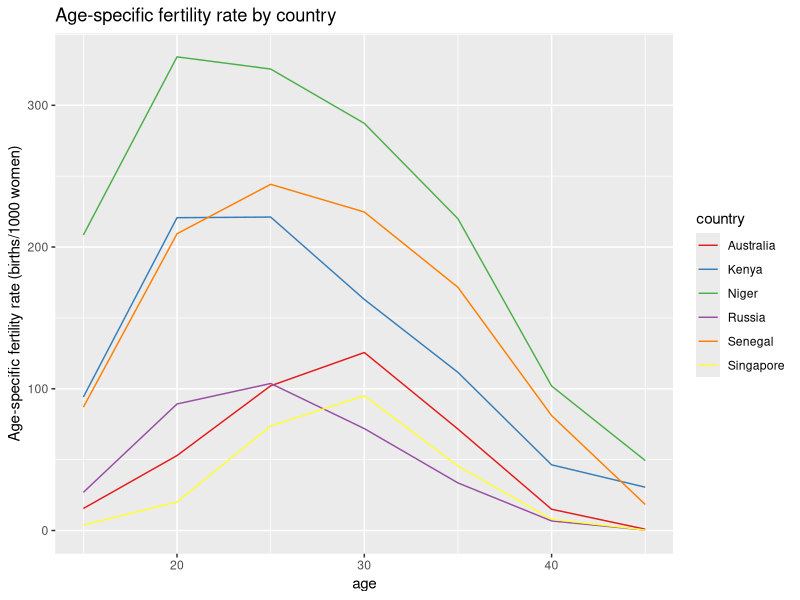
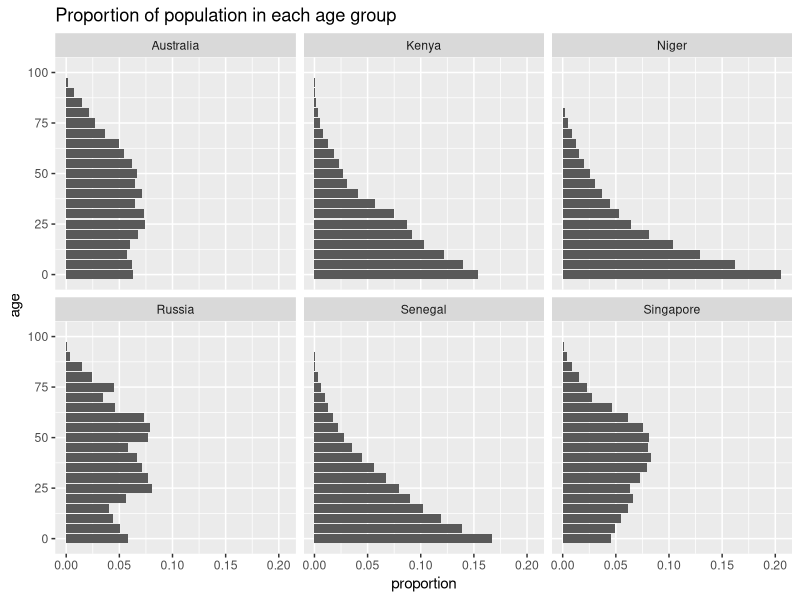

Here is the R script that generated these plots, in order:
## ---- chunk 1
# run this chunk first!
knitr::opts_chunk$set(echo = TRUE)
library(tidyverse)
tot = 0
## ---- chunk 2
d <- read.csv("projection_data_long.csv")
## ---- chunk 3
d %>% 
  filter(country=="Australia") %>% 
  head
## ---- chunk 4
# calculate life expectancy at birth 
# we know radix is 100,000
radix <- 10^5

d %>% 
  group_by(country) %>% 
  summarise(e0 = sum(nLx)/radix) %>%
  arrange(e0) # arrange by increasing life expectancy

## ---- chunk 5
# calculate TFR, GRR and NRR by country
# set fraction female at birth to be 0.4886
ffab <- 0.4486

d %>% 
  filter(age >= 15, age < 50) %>% # restrict our dataset to be fertility rates for women aged 15-49
  group_by(country) %>% 
  summarise(tfr = sum(nFx*5)/1000, 
            grr = tfr*ffab,
            nrr = sum(nFx*nLx*ffab/radix)/1000) %>%
  arrange(tfr)
## ---- chunk 6
# create a dataset which only has reproductive ages (15-49)
d_rpa <- d %>% filter(age>=15, age <50)

# plot age-specific fertility rates
ggplot(data = d_rpa, aes(x = age, y = nFx, color = country)) + 
  geom_line()+
  ylab("Age-specific fertility rate (births/1000 women)")+
  ggtitle("Age-specific fertility rate by country")+ 
  scale_color_brewer(palette="Set1")
## ---- chunk 7
# calculate mean age 
d %>% 
  group_by(country) %>%
  summarise(mean_age = sum((age+2.5)*nKx)/sum(nKx)) %>%
  arrange(mean_age)
## ---- chunk 8
# let's calculate the proportion in each age group so we can compare across countries
d <- d %>% 
  group_by(country) %>%
  mutate(nCx = nKx/sum(nKx))
## ---- chunk 9
ggplot(d, aes(x = age, y = nCx)) + 
  facet_wrap(~country, ncol=3)+
  geom_bar(stat="identity", position = "dodge")+
  ggtitle("Proportion of population in each age group")+
  ylab("proportion")+
  coord_flip()
